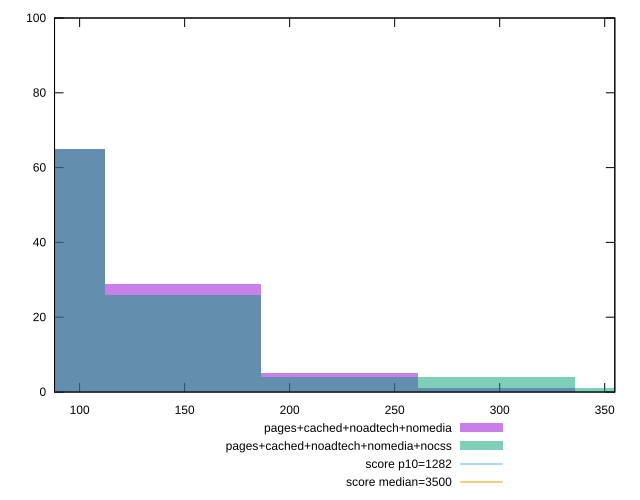

This figure's gnuplot source:
reset

$pagesCachedNoadtechNomedia <<EOF
149.27682708359646 29
223.9152406253947 5
74.63841354179823 65
298.5536541671929 1
EOF

$pagesCachedNoadtechNomediaNocss <<EOF
223.9152406253947 4
149.27682708359646 26
298.5536541671929 4
74.63841354179823 65
373.19206770899115 1
EOF

set key outside below
set boxwidth 74.63841354179823
set xrange [88.056:354.8239999999999]
set yrange [0:100]
set trange [0:100]
set style fill transparent solid 0.5 noborder

set parametric
set terminal svg size 640, 500 enhanced background rgb 'white'
set output "report_00019_2021-02-10T18-14-37.922Z//bootup-time/comparison/histogram/3_vs_4.svg"

plot $pagesCachedNoadtechNomedia title "pages+cached+noadtech+nomedia" with boxes, \
     $pagesCachedNoadtechNomediaNocss title "pages+cached+noadtech+nomedia+nocss" with boxes, \
     1282,t title "score p10=1282", \
     3500,t title "score median=3500"

reset
